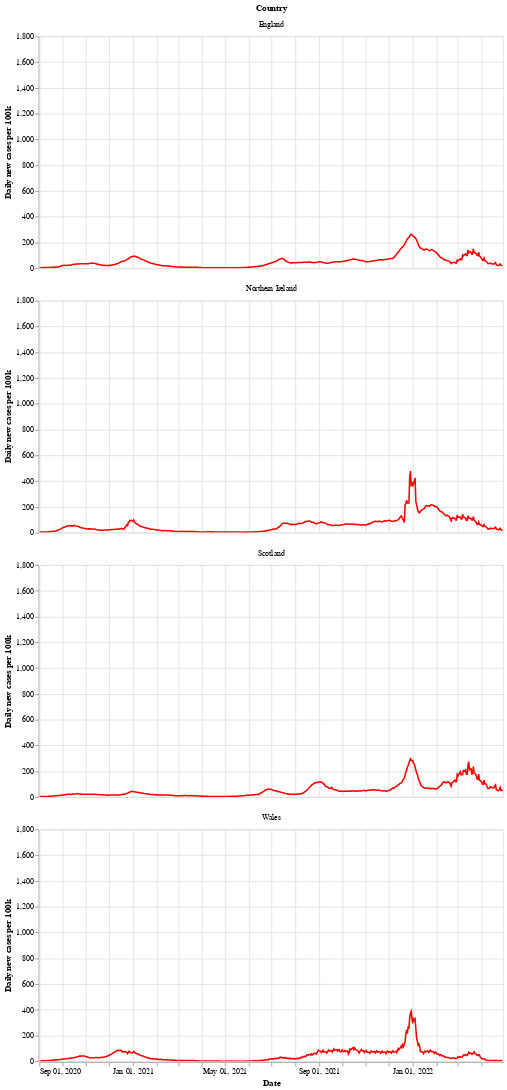

The code cell stored with this chart in its notebook:
### Markdown cell above
Next is a bar chart of the number of new cases in each country (per 100k population), with the 7 day moving average of cases. Again we see that Wales saw a longer period of raising and falling cases compared to the other countries.

After a period of cases falling, each nation is now seeing a rise in the number of cases - especially in Wales.

### Code cell
# collapse
bars = alt.Chart(uk_cases).mark_bar().encode(
    x=alt.X("yearmonthdate(date):T", axis=alt.Axis(title='Date')),
    y=alt.Y("newCasesRate:Q", axis=alt.Axis(title='Daily new cases per 100k')),
    tooltip='newCasesRate',
    color=alt.condition(
        alt.datum.dailyChange > 0,
        alt.value("orange"),  # The positive color
        alt.value("blue")  # The negative color
    )
).properties(title='New cases per 100k population with rolling 7 day average', width=600).interactive()
line = alt.Chart(uk_cases).mark_line(
    color='red',
    size=2,
).transform_window(
    rolling_mean='mean(newCasesRate)',
    frame=[0, 7],
    groupby=['areaName']
).encode(
    x='yearmonthdate(date):T',
    y='rolling_mean:Q'
)
alt.layer(line, bars, data=uk_cases).facet(alt.Row('areaName', title='Country'), columns=1)

### Figure 1 — Vega-Lite specification as saved in the notebook (floating-point values rounded to 4 significant figures; data arrays with more than 128 entries replaced by an {"elided": "..."} marker saying what was removed)
{"config": {"view": {"continuousWidth": 400, "continuousHeight": 300}}, "data": {"name": "data-b4afdb1bebdf62fef5e9819b22c4894b"}, "facet": {"type": "nominal", "field": "areaName", "title": "Country"}, "spec": {"layer": [{"mark": {"type": "line", "color": "red", "size": 2}, "encoding": {"x": {"type": "temporal", "field": "date", "timeUnit": "yearmonthdate"}, "y": {"type": "quantitative", "field": "rolling_mean"}}, "transform": [{"window": [{"op": "mean", "field": "newCasesRate", "as": "rolling_mean"}], "frame": [0, 7], "groupby": ["areaName"]}]}, {"mark": "bar", "encoding": {"color": {"condition": {"value": "orange", "test": "(datum.dailyChange > 0)"}, "value": "blue"}, "tooltip": {"type": "quantitative", "field": "newCasesRate"}, "x": {"type": "temporal", "axis": {"title": "Date"}, "field": "date", "timeUnit": "yearmonthdate"}, "y": {"type": "quantitative", "axis": {"title": "Daily new cases per 100k"}, "field": "newCasesRate"}}, "selection": {"selector002": {"type": "interval", "bind": "scales", "encodings": ["x", "y"]}}, "title": "New cases per 100k population with rolling 7 day average", "width": 600}]}, "columns": 1, "$schema": "https://vega.github.io/schema/vega-lite/v4.8.1.json", "datasets": {"data-b4afdb1bebdf62fef5e9819b22c4894b": {"elided": "2420 records"}}}
